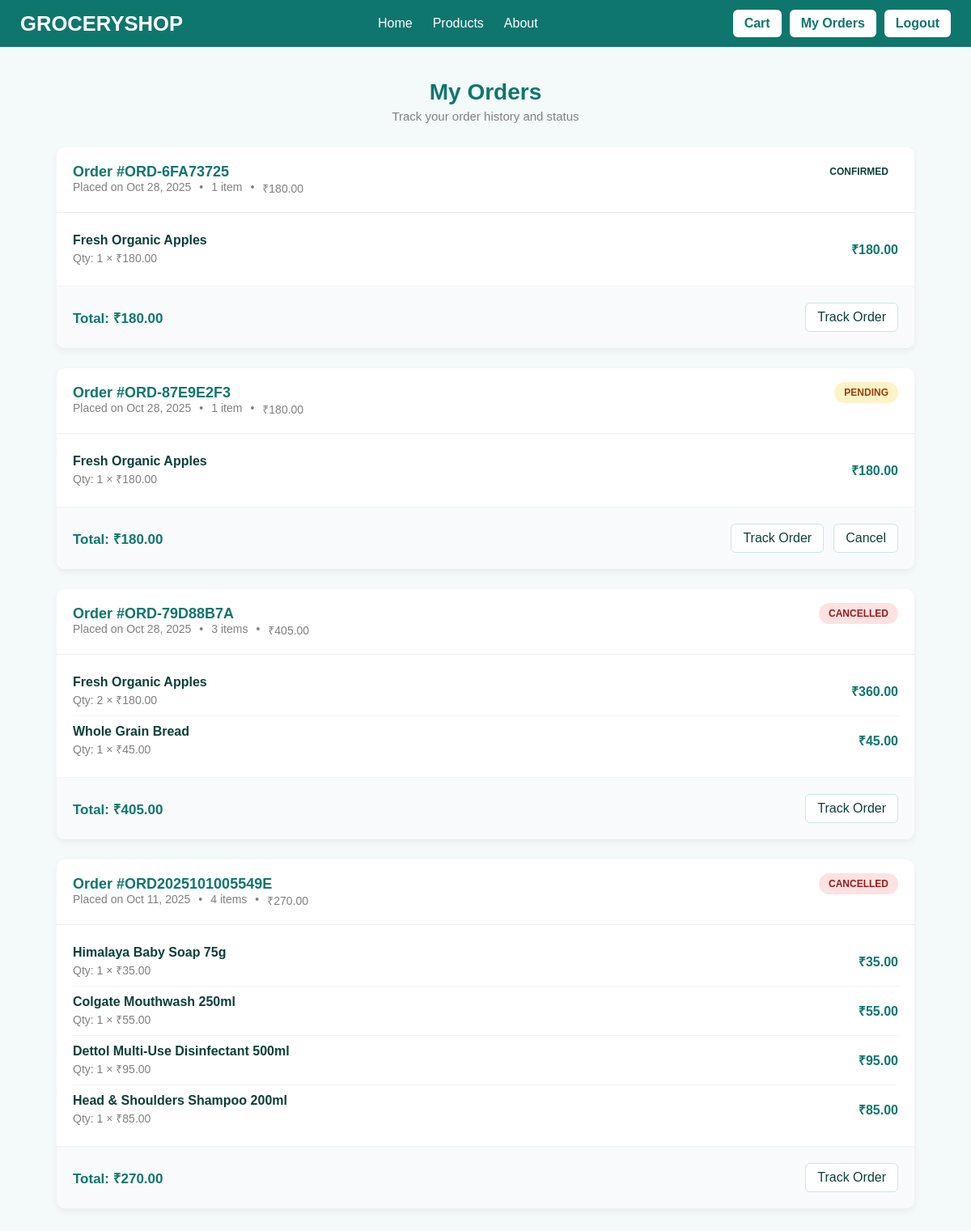
/my-orders/ (signed in), run on an earlier commit of the app's database.
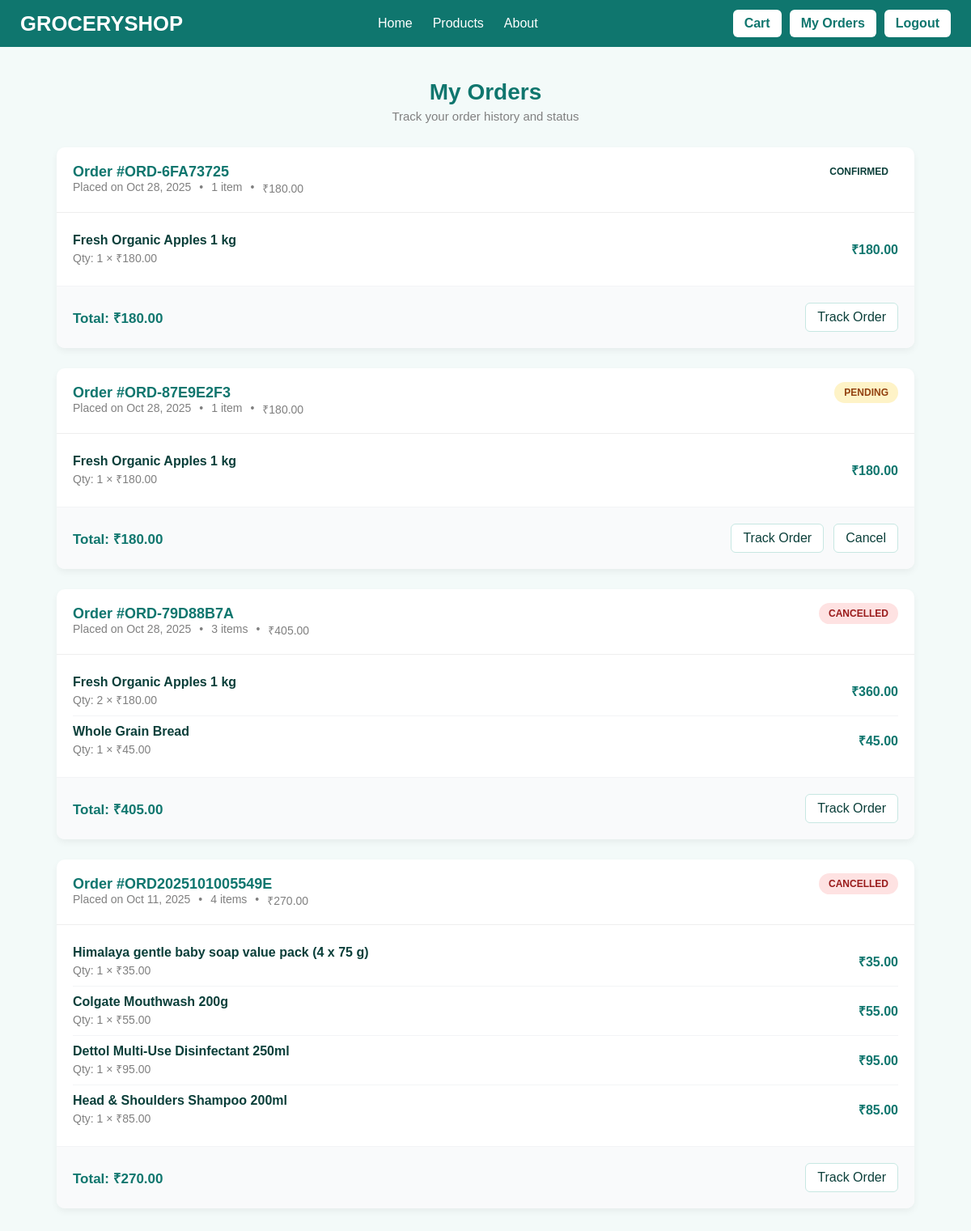
And on a later commit of the database.
### GroceryShopApp/models.py (models this page shows, shortened)
class OrderItem(models.Model):
    order = models.ForeignKey(Order, on_delete=models.CASCADE)
    product = models.ForeignKey(Product, on_delete=models.CASCADE)
    quantity = models.PositiveIntegerField()
    price = models.DecimalField(max_digits=10, decimal_places=2)  # Price at time of order
    @property
    def total_price(self):
        if self.price is None or self.quantity is None:
            return 0
        return self.price * self.quantity

class Product(models.Model):
    name = models.CharField(max_length=200)
    description = models.TextField(blank=True)
    price = models.DecimalField(max_digits=10, decimal_places=2)
    image = models.ImageField(upload_to='products/', blank=True, null=True)
    stock_quantity = models.PositiveIntegerField(default=0)
    category = models.CharField(max_length=100, blank=True)
    created_at = models.DateTimeField(auto_now_add=True)
    updated_at = models.DateTimeField(auto_now=True)

### GroceryShopApp/views.py (the view)
# urls.py: path("my-orders/", views.my_orders, name="my_orders"),
@login_required
def my_orders(request):
    orders = Order.objects.filter(user=request.user).order_by('-created_at')
    return render(request, "my_orders.html", {"orders": orders})

### GroceryShopApp/models.py (called while the page is built)
    @property
    def total_items(self):
        return sum(item.quantity for item in self.orderitem_set.all())

### templates/my_orders.html (shortened to what this page needs)
<!DOCTYPE html>
<html lang="en">
<head>
</head>
<body>
  {% include 'Navbar.html' %}
  <div class="container">
    <div class="orders-header">
      <h1>My Orders</h1>
      <p>Track your order history and status</p>
    </div>
    {% if orders %}
    <div class="orders-list">
      {% for order in orders %}
      <div class="order-card">
        <div class="order-header">
          <div class="order-info">
            <h3>Order #{{ order.order_number }}</h3>
            <div class="order-meta">
              <span>Placed on {{ order.created_at|date:"M d, Y" }}</span>
              <span>•</span>
              <span>{{ order.total_items }} item{{ order.total_items|pluralize }}</span>
              <span>•</span>
              <span>₹{{ order.total_amount|floatformat:2 }}</span>
            </div>
          </div>
          <div>
            <span class="status-badge status-{{ order.order_status }}">
              {{ order.get_order_status_display }}
            </span>
          </div>
        </div>
        <div class="order-items">
          {% for item in order.orderitem_set.all %}
          <div class="order-item">
            <div class="item-info">
              <div class="item-name">{{ item.product.name }}</div>
              <div class="item-details">Qty: {{ item.quantity }} × ₹{{ item.price|floatformat:2 }}</div>
            </div>
            <div class="item-price">₹{{ item.total_price|floatformat:2 }}</div>
          </div>
          {% endfor %}
        </div>
        <div class="order-summary">
          <div class="order-total">Total: ₹{{ order.total_amount|floatformat:2 }}</div>
          <div class="order-actions">
            <a href="{% url 'track_order' order.order_number %}" class="btn-secondary">Track Order</a>
            {% if order.order_status == 'pending' %}
                <a href="{% url 'cancel_order' order.id %}" class="btn-secondary"
                   onclick="return confirm('Are you sure you want to cancel this order?');">
                   Cancel
                </a>
            {% endif %}
        </div>
        </div>
      </div>
      {% endfor %}
    </div>
    {% else %}
    <div class="empty-orders">
      <h2>No orders yet</h2>
      <p>Start shopping to see your orders here!</p>
      <a href="{% url 'products' %}" class="btn-primary">Start Shopping</a>
    </div>
    {% endif %}
  </div>
</body>
</html>

What changed in the data, as far as the page shows it:
changed through a linked row, OrderItem (number 1 of 8 on the later page): product.name "Fresh Organic Apples" → "Fresh Organic Apples 1 kg"
changed through a linked row, OrderItem (number 2 of 8 on the later page): product.name "Fresh Organic Apples" → "Fresh Organic Apples 1 kg"
changed through a linked row, OrderItem (number 3 of 8 on the later page): product.name "Fresh Organic Apples" → "Fresh Organic Apples 1 kg"
changed through a linked row, OrderItem: product.name "Himalaya Baby Soap 75g" → "Himalaya gentle baby soap value pack (4 x 75 g)"
changed through a linked row, OrderItem: product.name "Colgate Mouthwash 250ml" → "Colgate Mouthwash 200g"
changed through a linked row, OrderItem: product.name "Dettol Multi-Use Disinfectant 500ml" → "Dettol Multi-Use Disinfectant 250ml"
